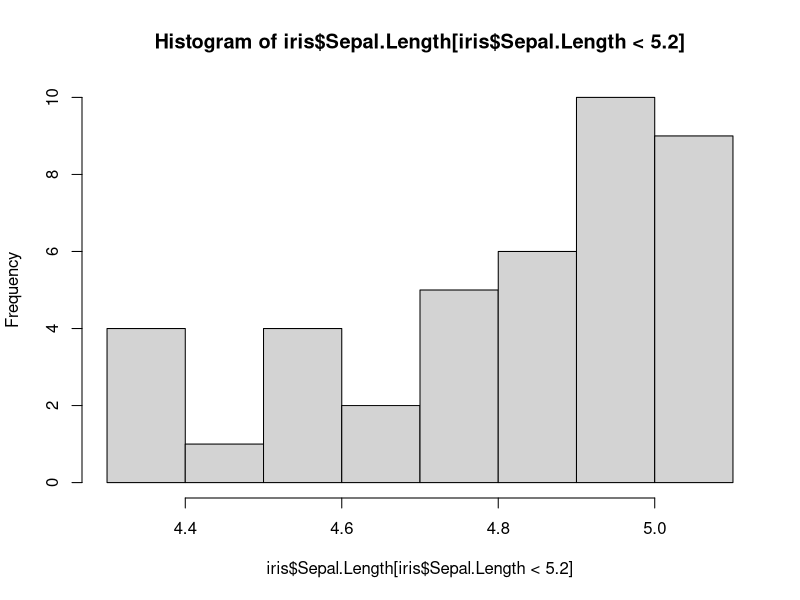
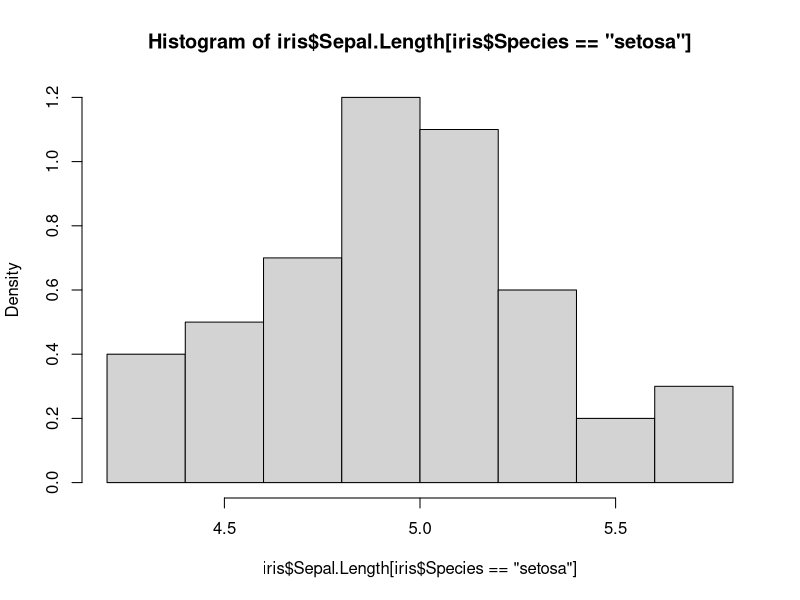
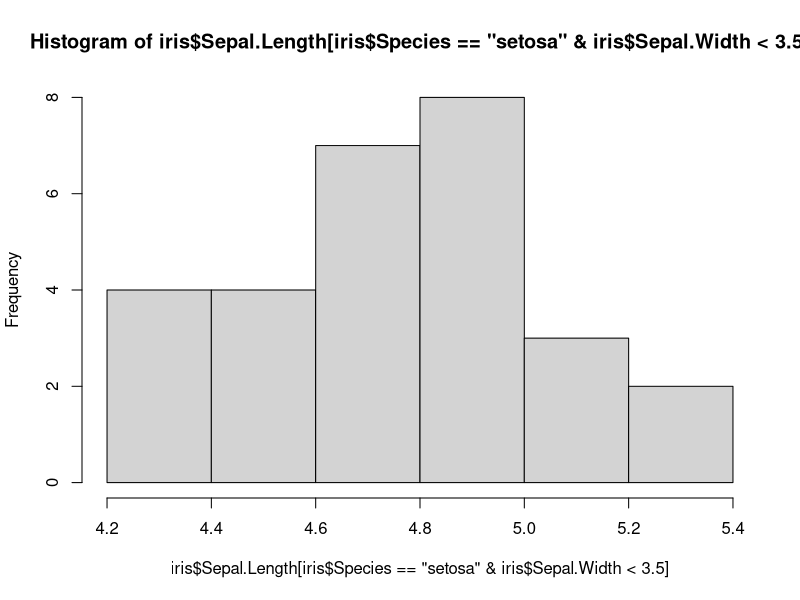
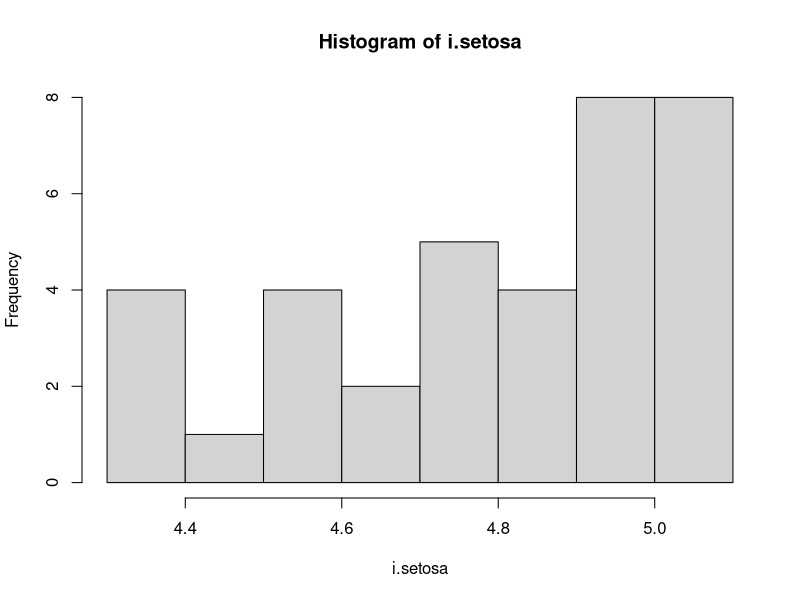

The R script that drew these images, in order:
library(datasets)

head(iris)

# Selecting specific values
hist(iris$Sepal.Length[iris$Sepal.Length < 5.2])

# Selecting specific categories against density instead of Frequencies
hist(iris$Sepal.Length[iris$Species == "setosa"],
    freq = F) # nolint

# Multiple Selectors
hist(iris$Sepal.Length[iris$Species == "setosa" &
    iris$Sepal.Width < 3.5])

# Creating sub samples in case same data is being utilised 
i.setosa <- iris$Sepal.Length[iris$Sepal.Length < 5.2 &
                                iris$Species == "setosa"]
hist(i.setosa)
summary(i.setosa)
head(i.setosa)